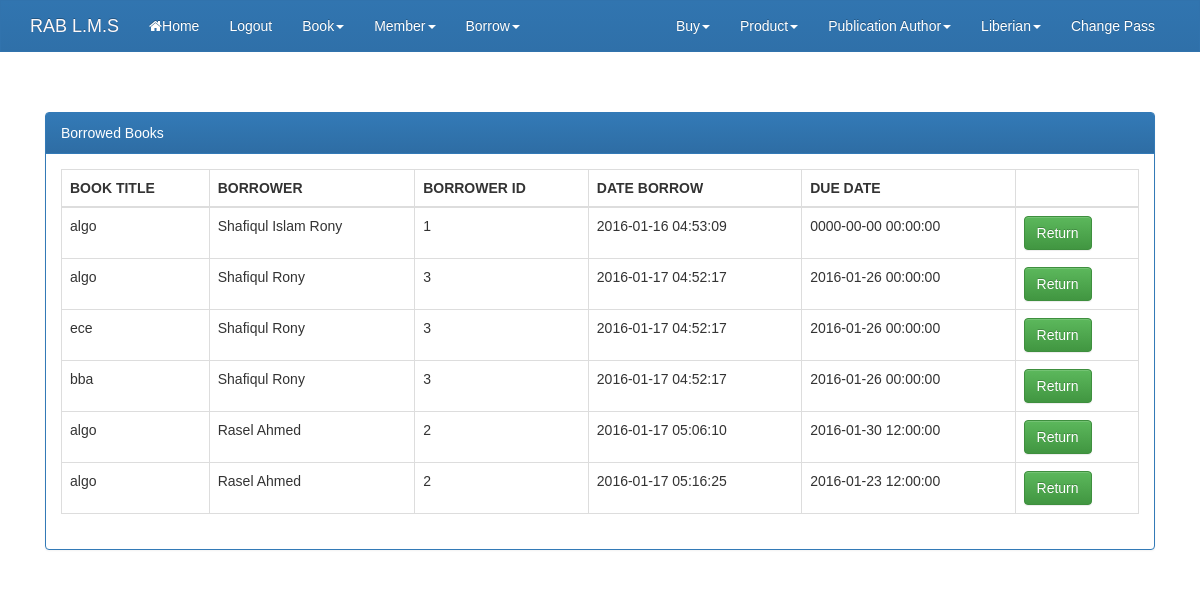
The page /viewborrowedbooks.php (signed in) on the database its author committed.
### tables this page shows
CREATE TABLE IF NOT EXISTS `book` (
  `book_id` int(11) NOT NULL AUTO_INCREMENT,
  `book_name` varchar(250) NOT NULL,
  `category` varchar(50) NOT NULL,
  `book_price` int(11) NOT NULL,
  `book_edition` varchar(50) NOT NULL,
  `ISBN_number` varchar(70) NOT NULL,
  `book_pub` int(11) NOT NULL,
  `available` int(11) NOT NULL,
  PRIMARY KEY (`book_id`)
);

CREATE TABLE IF NOT EXISTS `member` (
  `member_id` int(11) NOT NULL AUTO_INCREMENT,
  `first_name` varchar(50) NOT NULL,
  `last_name` varchar(100) NOT NULL,
  `email` varchar(60) NOT NULL,
  `phone` varchar(50) NOT NULL,
  `password` varchar(50) NOT NULL,
  `birthday` date NOT NULL,
  `gender` varchar(50) NOT NULL,
  `address` varchar(250) NOT NULL,
  PRIMARY KEY (`member_id`)
);

CREATE TABLE IF NOT EXISTS `member_borrow_library_item` (
  `borrow_id` int(11) NOT NULL AUTO_INCREMENT,
  `due_date` datetime NOT NULL,
  `issue_date` datetime NOT NULL DEFAULT CURRENT_TIMESTAMP,
  `return_date` datetime DEFAULT NULL,
  `libary_item_id` int(11) NOT NULL,
  `member_id` int(11) NOT NULL,
  `liberian_id` int(11) NOT NULL,
  `receive_by` int(11) DEFAULT '0',
  `comment` varchar(1000) NOT NULL,
  PRIMARY KEY (`borrow_id`)
);

### viewborrowedbooks.php (the view, shortened to what this page needs)
<?php
	require_once('db.php');
	$sql_bo_book = "select b.book_name, b.book_id, m.member_id, m.first_name, m.last_name, i.borrow_id, i.issue_date,i.due_date,i.return_date,i.receive_by
				from book b,member m,member_borrow_library_item i where
				b.book_id = i.libary_item_id and
				m.member_id = i.member_id and
				i.receive_by=0";
	$bo_book = $con->query($sql_bo_book);
?>
<!DOCTYPE html>
<html lang="en">
  <head>
    <link rel="stylesheet" href="css/font-awesome.min.css">
    <link rel="stylesheet" href="css/w3.css">
    <link rel="stylesheet" href="css/bootstrap.min.css">
    <link rel="stylesheet" href="css/bootstrap-theme.min.css">
    <link rel="stylesheet" href="css/style.css">
  </head>
<body>
<?php require_once('navbar.php'); ?>
<div class="container">
   <div class="col-md-12" style="margin-top:40px">
      <div class="panel panel-primary">
      <div class="panel-heading">Borrowed Books</div>
       <div class="panel-body">
   <div class="table-responsive">
  <table class="table table-bordered">
    <thead>
      <tr>
        <th>BOOK TITLE</th>
        <th>BORROWER</th>
		<th>BORROWER ID</th>
        <th>DATE BORROW</th>
		<th>DUE DATE</th>
		<th></th>
      </tr>
    </thead>
    <tbody>
	<?php while($r = $bo_book->fetch_object()): ?>
		<tr>
			<td><?php echo $r->book_name; ?></td>
			<td><?php echo $r->first_name." ".$r->last_name;  ?></td>
			<td><?php echo $r->member_id; ?></td>
			<td><?php echo $r->issue_date; ?></td>
			<td><?php echo $r->due_date; ?></td>
			<td><a onClick="return_book('<?php echo "return_book.php?b_id=".$r->book_id."&br_id=".$r->borrow_id; ?>')"><button type="button" class="btn btn-success">Return</button></a></td>
		</tr>
	<?php endwhile; ?>
    </tbody>
  </table>
 </div>
</div>
</div>
</div>
</div>
</body>
</html>

### css/w3.css (style rules this page uses)
* { -webkit-box-sizing:border-box;-moz-box-sizing:border-box;box-sizing:border-box }
html { -ms-text-size-adjust:100%;-webkit-text-size-adjust:100% }
body { margin:0 }
a { -webkit-tap-highlight-color:transparent;background-color:transparent }
button,input,optgroup,select,textarea { color:inherit;font:inherit;margin:0 }
button { overflow:visible }
button,select { text-transform:none }
button,html input[type=button],input[type=reset],input[type=submit] { -webkit-appearance:button;cursor:pointer }
html,body { font-family:Verdana,sans-serif;font-size:15px;line-height:1.5 }
a { color:inherit }
table { border-collapse:collapse;border-spacing:0;width:100%;display:table }
table,th,td { border:none }

### css/style.css (style rules this page uses)
body { font-family: Arial, Helvetica, sans-serif; }
td { font-family: Arial, Helvetica, sans-serif; }
th { font-family: Arial, Helvetica, sans-serif; }
.table { border: 1px solid #dddddd; }

### rows shown on the page
book: book_name "algo", member.first_name "Shafiqul Islam", member.last_name "Rony", member.member_id "1", member_borrow_library_item.issue_date "2016-01-16 04:53:09", member_borrow_library_item.due_date "0000-00-00 00:00:00", member.first_name "Shafiqul", member.member_id "3", member_borrow_library_item.issue_date "2016-01-17 04:52:17", member_borrow_library_item.due_date "2016-01-26 00:00:00", member.first_name "Rasel Ahmed", member.member_id "2", member_borrow_library_item.issue_date "2016-01-17 05:06:10", member_borrow_library_item.due_date "2016-01-30 12:00:00", member_borrow_library_item.issue_date "2016-01-17 05:16:25", member_borrow_library_item.due_date "2016-01-23 12:00:00"
book: book_name "ece", member.first_name "Shafiqul", member.last_name "Rony", member.member_id "3", member_borrow_library_item.issue_date "2016-01-17 04:52:17", member_borrow_library_item.due_date "2016-01-26 00:00:00"
book: book_name "bba", member.first_name "Shafiqul", member.last_name "Rony", member.member_id "3", member_borrow_library_item.issue_date "2016-01-17 04:52:17", member_borrow_library_item.due_date "2016-01-26 00:00:00"
